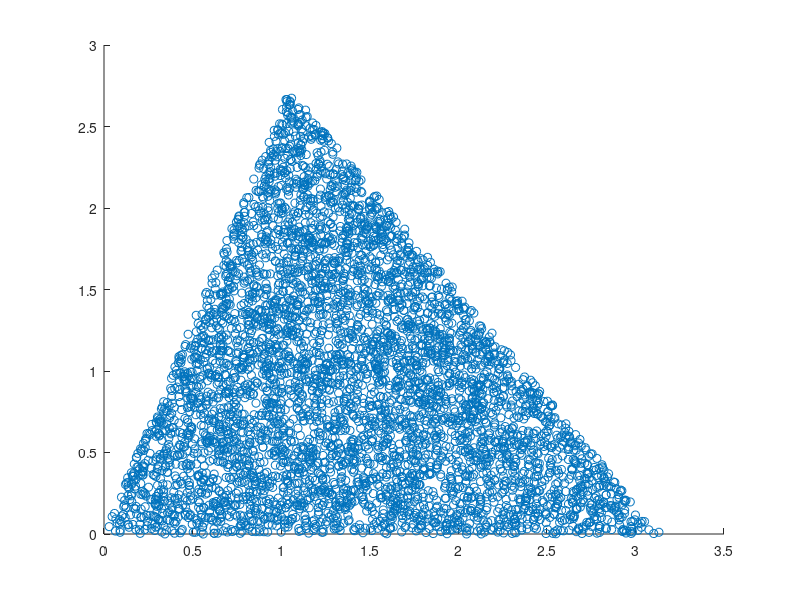

The MATLAB script that drew this image:
rng(0);
clearvars;
p1=[0,0];
p2=[pi,0];
p3=[pi/3,exp(1)];
x = zeros(5000,1);
y = zeros(5000,1);
a = p2-p1;
b = p3-p1;
for i=1:5000
    u1=rand();
    u2 =rand();
    if(u1+u2>1)
        u1=1-u1;
        u2=1-u2;
    end
    w = p1+a*u1+b*u2;
    x(i)=w(1);
    y(i)=w(2);
end
scatter(x,y);
